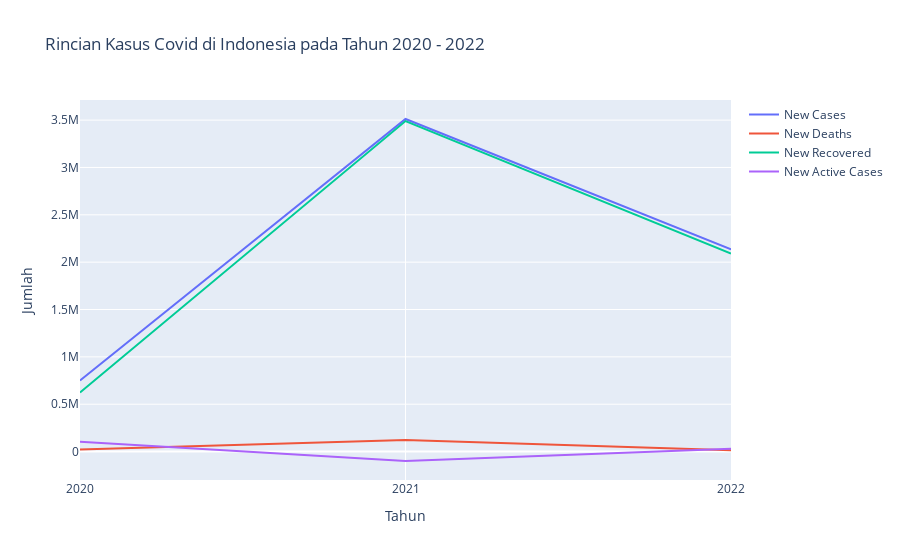

The cell this chart's notebook holds for it:
### Code cell
values = analisis_1.iloc[:, 1:5]

fig = make_subplots(rows=1, cols=1)

for col in values.columns:
    fig.add_trace(go.Scatter(x=analisis_1['Year'], y=values[col], name=col, mode='lines',
                            hovertemplate=f'Category: {col}<br>' +
                                        'Value: %{y:.2f}<extra></extra>'))

fig.update_xaxes(title='Tahun', tickvals=analisis_1['Year'], ticktext=[str(year) for year in analisis_1['Year']])
fig.update_yaxes(title='Jumlah')
fig.update_layout(title='Rincian Kasus Covid di Indonesia pada Tahun 2020 - 2022', barmode='group')

fig.write_html("g_2.html")
fig.show()

### Figure 1 — Plotly figure (JSON) as saved in the notebook; plotly's stock layout.template omitted (floating-point values rounded to 4 significant figures)
{"data": [{"hovertemplate": "Category: New Cases<br>Value: %{y:.2f}<extra></extra>", "mode": "lines", "name": "New Cases", "type": "scatter", "x": [2020, 2021, 2022], "y": [750848, 3511801, 2134660]}, {"hovertemplate": "Category: New Deaths<br>Value: %{y:.2f}<extra></extra>", "mode": "lines", "name": "New Deaths", "type": "scatter", "x": [2020, 2021, 2022], "y": [22993, 121143, 13683]}, {"hovertemplate": "Category: New Recovered<br>Value: %{y:.2f}<extra></extra>", "mode": "lines", "name": "New Recovered", "type": "scatter", "x": [2020, 2021, 2022], "y": [623760, 3490312, 2090481]}, {"hovertemplate": "Category: New Active Cases<br>Value: %{y:.2f}<extra></extra>", "mode": "lines", "name": "New Active Cases", "type": "scatter", "x": [2020, 2021, 2022], "y": [104095, -99654, 30496]}], "layout": {"barmode": "group", "title": {"text": "Rincian Kasus Covid di Indonesia pada Tahun 2020 - 2022"}, "xaxis": {"anchor": "y", "domain": [0, 1], "ticktext": ["2020", "2021", "2022"], "tickvals": [2020, 2021, 2022], "title": {"text": "Tahun"}}, "yaxis": {"anchor": "x", "domain": [0, 1], "title": {"text": "Jumlah"}}}}
